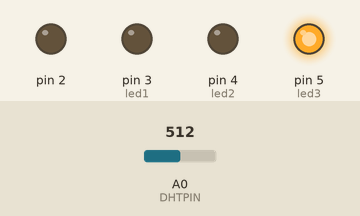
Recording of a sketch running on a simulated Arduino Uno, built with avr-gcc and run on an emulated ATmega328P. Shown: output pins drawn as LEDs (lit = HIGH). The test bench sets the inputs (shaded band); at power-on: A0 (DHTPIN) = 512. What the sketch prints to the serial monitor is not drawn.

Above: at 2.3 s.
2.4 s: A0 (DHTPIN) set to 169
5.7 s: A0 (DHTPIN) set to 153
At 8.7 s:
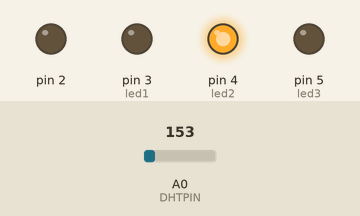
9.0 s: A0 (DHTPIN) set to 122
At 11.0 s:
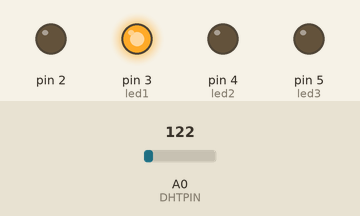
12.0 s: A0 (DHTPIN) set to 306
At 14.6 s:
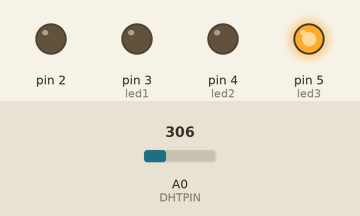
15.0 s: A0 (DHTPIN) set to 0
At 17.0 s:
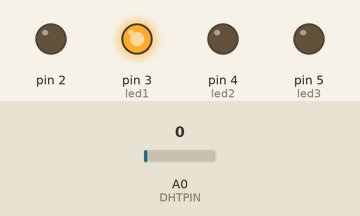
Timing chart, 0 to 18.5 s (numbered marks = the images above; inputs shaded):
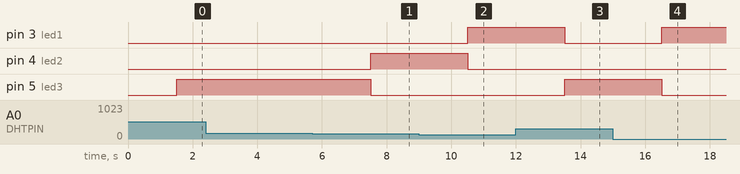

Measured:
- the behaviour switches between 154 and 153 on A0 (DHTPIN) (found by bisection; images 0 and 1)
- after the input at 2.4 s, every drawn part: stays the same
- after the input at 5.7 s, pin 4 (led2): LOW → HIGH after 1.8 s; pin 5 (led3): HIGH → LOW after 1.8 s
- after the input at 9.0 s, pin 3 (led1): LOW → HIGH after 1.5 s; pin 4 (led2): HIGH → LOW after 1.5 s
- after the input at 12.0 s, pin 3 (led1): HIGH → LOW after 1.5 s; pin 5 (led3): LOW → HIGH after 1.5 s
- after the input at 15.0 s, pin 3 (led1): LOW → HIGH after 1.5 s; pin 5 (led3): HIGH → LOW after 1.5 s

The sketch:

temparaturm001.ino
```cpp
#include "DHT.h"

#define DHTPIN A0
#define DHTTYPE DHT22
#define led1 3
#define led2 4
#define led3 5
DHT dht(DHTPIN, DHTTYPE);
const float baselineTemmp = 20.0;

void setup() {
  pinMode(led1,OUTPUT);
  pinMode(led2,OUTPUT);
  pinMode(led3,OUTPUT);
  Serial.begin(9600);
  for(int pinNumber = 2; pinNumber<5;pinNumber++){
    pinMode(pinNumber,OUTPUT);
    digitalWrite(pinNumber,LOW);
  }
 dht.begin();
}

void loop() {
  int sensorVal = analogRead(DHTPIN);
  Serial.print("\tsensor Value : "); Serial.print(sensorVal);
  delay(500);

  float voltage=(sensorVal/1024.0)*5.0;
  Serial.print("\tVolts : "); Serial.print(voltage);
  delay(500);

  float temperature= (voltage-.5)*100;
  Serial.print("\tdegrees C: "); Serial.println(temperature);
  delay(500);

    if(temperature<baselineTemmp){
       digitalWrite(led1,HIGH);
       digitalWrite(led2,LOW);
       digitalWrite(led3,LOW);
      }
    else if(temperature >= baselineTemmp && temperature<baselineTemmp+5){
       digitalWrite(led1,LOW);
       digitalWrite(led2,HIGH);
       digitalWrite(led3,LOW);
      }
    else if(temperature>baselineTemmp+10){
       digitalWrite(led1,LOW);
       digitalWrite(led2,LOW);
       digitalWrite(led3,HIGH);
     }
}
```
